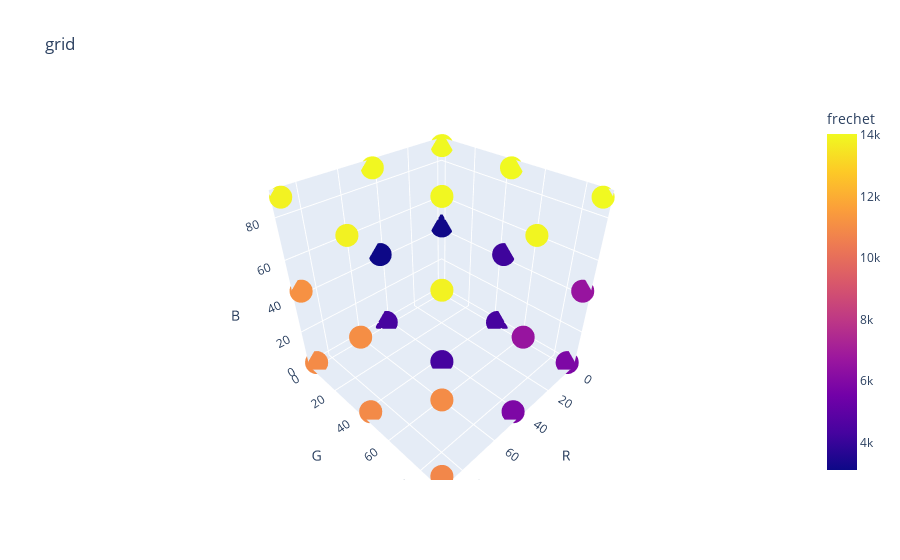

The code cell stored with this chart in its notebook:
### Markdown cell above
Let's take a look at the points that were observed. "Frechet distance" is a measure of how close the measured spectrum is to the target and
should be considered simply as an error metric for this demo. Lower `frechet` is better,
and zero `frechet` is perfect.

### Code cell
import plotly.express as px
import plotly.graph_objects as go
import pandas as pd
grid_input_df = pd.DataFrame(grid)
grid_output_df = pd.DataFrame(grid_data)[["frechet"]]
grid_df = pd.concat([grid_input_df, grid_output_df], axis=1)
grid_df["best_so_far"] = grid_df["frechet"].cummin()
px.scatter_3d(grid_df, x="R", y="G", z="B", color="frechet", title="grid")

### Figure 1 — Plotly figure (JSON) as saved in the notebook; plotly's stock layout.template omitted (floating-point values rounded to 4 significant figures)
{"data": [{"hovertemplate": "R=%{x}<br>G=%{y}<br>B=%{z}<br>frechet=%{marker.color}<extra></extra>", "legendgroup": "", "marker": {"color": [4403, 4360, 10969, 4354, 4314, 10916, 5839, 5861, 10832, 3161, 3107, 11147, 4170, 4168, 11058, 6599, 6604, 10985, 14011, 13971, 13844, 14030, 13977, 13857, 14021, 13916, 13846], "coloraxis": "coloraxis", "symbol": "circle"}, "mode": "markers", "name": "", "scene": "scene", "showlegend": false, "type": "scatter3d", "x": [0, 44, 89, 0, 44, 89, 0, 44, 89, 0, 44, 89, 0, 44, 89, 0, 44, 89, 0, 44, 89, 0, 44, 89, 0, 44, 89], "y": [0, 0, 0, 44, 44, 44, 89, 89, 89, 0, 0, 0, 44, 44, 44, 89, 89, 89, 0, 0, 0, 44, 44, 44, 89, 89, 89], "z": [0, 0, 0, 0, 0, 0, 0, 0, 0, 44, 44, 44, 44, 44, 44, 44, 44, 44, 89, 89, 89, 89, 89, 89, 89, 89, 89]}], "layout": {"coloraxis": {"colorbar": {"title": {"text": "frechet"}}, "colorscale": [[0, "#0d0887"], [0.1111, "#46039f"], [0.2222, "#7201a8"], [0.3333, "#9c179e"], [0.4444, "#bd3786"], [0.5556, "#d8576b"], [0.6667, "#ed7953"], [0.7778, "#fb9f3a"], [0.8889, "#fdca26"], [1, "#f0f921"]]}, "legend": {"tracegroupgap": 0}, "scene": {"domain": {"x": [0, 1], "y": [0, 1]}, "xaxis": {"title": {"text": "R"}}, "yaxis": {"title": {"text": "G"}}, "zaxis": {"title": {"text": "B"}}}, "title": {"text": "grid"}}}
